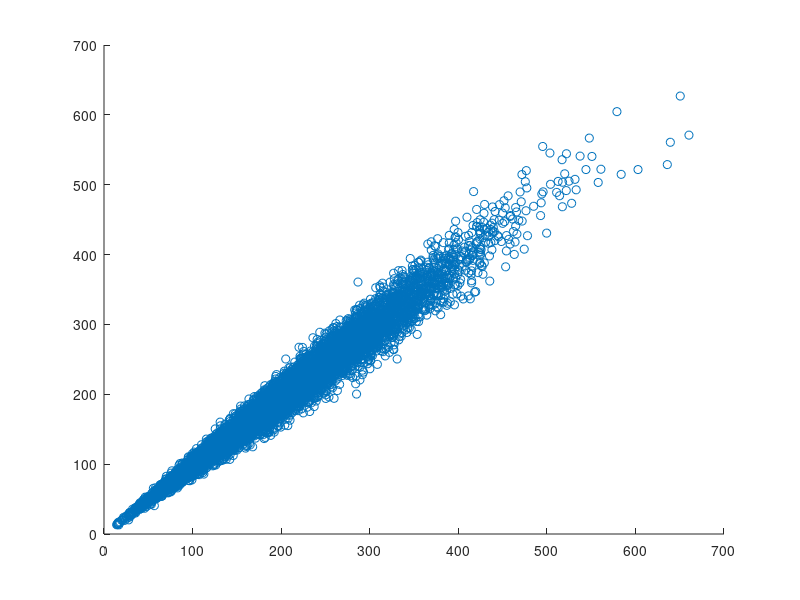

MATLAB code for this plot:
%%%%%%%%%%%%%%%%%%%%%%%%%%%%%%%%%%%%%%%%%%%%%%%%%%%%%%%%%%%%%%%%%%%%%%%%%%%%%%%%%%%
% CODE CHALLENGE 2 - Monte Carlo Analysis
%
% The purpose of this challenge is to perform a Monte-Carlo analysis on the
% lift generated by an aircraft.  The aircraft has the following characteristics:
%   Wing surface area, S = 80 m^2
%   Lift coefficient, C_L = 0.90 +- 0.03
%
% And is flying under the following conditions
%   Air density, rho = 0.653 kg/m^3
%   Airspeed, V = 100 +- 10 m/s
%
% ---------------------------------------------------------------------------------
%
% To complete the challenge, execute the following steps:
% 1) Sample S, C_L, rho, and V 10,000 times.
% 2) Calculate lift in kilonewtons for each of the 10,000 samplings/simulations.
% 3) Calculate the best estimate and error for lift and report it to the
% command window using appropriate significant figures.
% 4) Plot a histogram of L.
% Bonus 1) Calculate drag in kilonewtons for each of the 10,000
% samplings/simulations.
% Bonus 2) Make a scatterplot of Lift vs Drag.
%
% NOTE: DO NOT change any variable names already present in the code.
% 
% Upload your team's script to Canvas to complete the challenge.
% 
% NAME YOUR FILE AS Challenge2_Sec{section number}_Group{group breakout #}.m 
% ***Section numbers are 1 or 2*** 
% EX File Name: Challenge2_Sec1_Group15.m 
%
%
% 1) Brian Trybus
% 2) James Perkins jape5429@colorado.edu
% 3) Josh Minimo jomi4602@colorado.edu
% 4) Maitreyi K maitreyi.karanjkar@gmail.com
% 5) Nate Sanchez nasa1020@colorado.edu
%%%%%%%%%%%%%%%%%%%%%%%%%%%%%%%%%%%%%%%%%%%%%%%%%%%%%%%%%%%%%%%%%%%%%%%%%%%%%%%%%%%

%% Housekeeping 
% (Please don't "clear all" or "clearvars", it makes grading difficult)
close all   % Close all open figure windows
clc         % Clear the command window

%% 1) Sample S, C_L, rho, and V 10,000 times
% (i.e. the S variable should contain 10000 samples of the wing surface area)
N = 1e04;
S = 80*ones(1,N);
SD_C_L = .03;
C_L = (.9-SD_C_L)+(2*SD_C_L*randn(1,N));
rho = 0.653*ones(1,N);
SD_V = 10;
V = (100-SD_V)+(2*SD_V*randn(1,N));

%% 2) Calculate lift in kilonewtons for each of the 10,000 samplings/simulations.
% Given that the equation for lift is:
%       L = 0.5 * rho * V^2 * C_L * S (Newtons)
L = 0.5 * rho .* (V.^2) .* C_L .* S /1000;

%% 3) Calculate the best estimate and error for lift
% Report it to the command window using appropriate significant figures.
L_best = mean(L);
L_err  = std(L);

%% 4) Plot a histogram (use the "histogram" command) of L with 30 bins.  
% Add annotations and labels for style points!


%% Bonus 1) Calculate drag in kilonewtons 
% For each of the 10,000 samplings/simulations, given that the equation for drag is:
%       D = 0.5 * rho * V^2 * C_D * S (Newtons)
% and that C_D = 0.070 +- 0.005
SD_C_D = .005;
C_D = (.9-SD_C_D)+(2*SD_C_D*randn(1,N));
D = 0.5 * rho .* (V.^2) .* C_D .* S/1000;

%% Bonus 2) Make a scatterplot of Lift vs Drag.
%
% Think about the following (no work to do):
%     - Why do you think the points are spread into an ellipse and not a
%     circle?
%     - What is the significance of the general trend/slope of the data?
%     - How could this sort of analysis be useful when dealing with more
%     complicated systems and equations?



scatter(D,L)


















